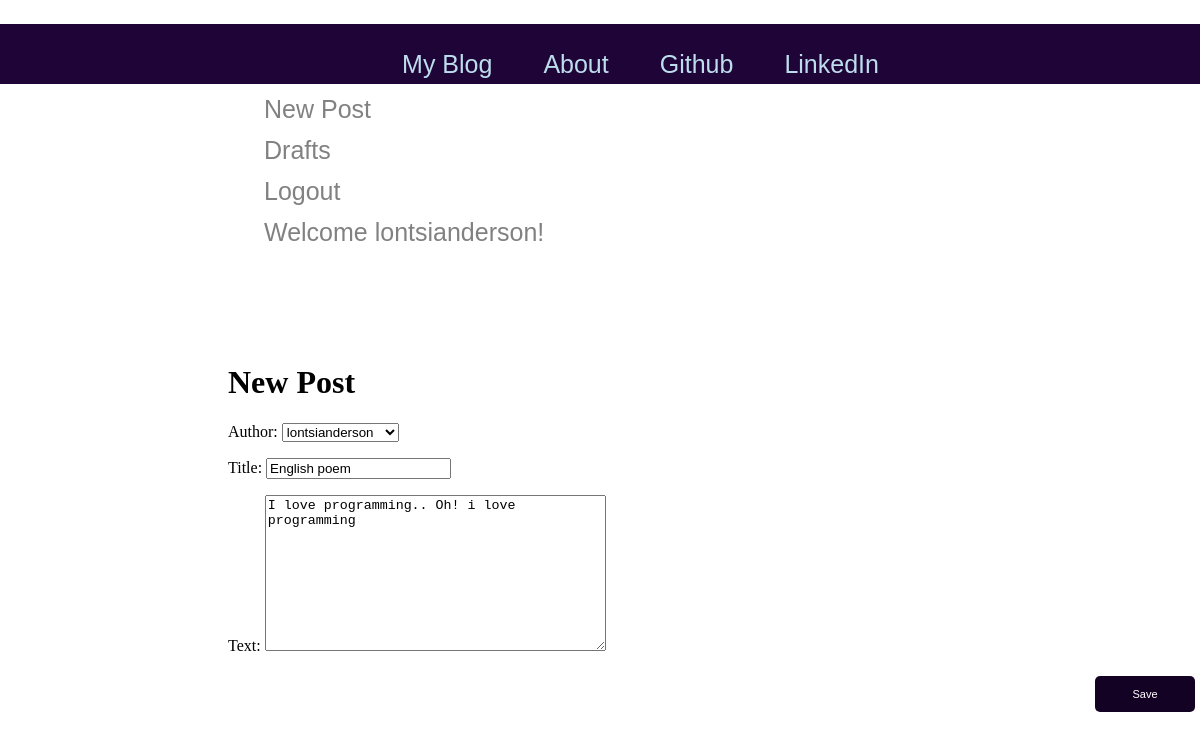
Screenshot of /post/1/edit/ (signed in) with the database file from the repository.
### blog/models.py (models this page shows, shortened)
class Post(models.Model):
    author = models.ForeignKey('auth.User',on_delete=models.CASCADE)
    title = models.CharField(max_length=200)
    text = models.TextField()
    created_date = models.DateTimeField(default=timezone.now) #setting the creation time of the post to the current time
    published_date = models.DateTimeField(blank=True , null=True) #can be blank and even null at creation and even later

### blog/views.py (the view)
# urls.py: path('post/<int:pk>/edit/',blogViews.PostUpdateView.as_view(),name='post_edit'),
class PostUpdateView(LoginRequiredMixin,UpdateView):
    login_url = '/login/'
    redirect_field_name = 'blog/post_detail.html'
    form_class = PostForm
    model = Post

### blog/forms.py
class PostForm(forms.ModelForm):
    class Meta():
        model = Post
        fields = ('author','title','text')
    widgets = {
        'title': forms.TextInput(attrs={'class':'textinputclass'}),
        'text': forms.Textarea(attrs={'class':'editable medium-editor-textarea postcontent'})
    }

### blog/Templates/blog/post_form.html (shortened to what this page needs)
{% extends 'blog/base.html' %}
{% block content %}
    <h1> New Post </h1>
    <form method="POST" class="post-form" >
        {{form.as_p}}
    <button type="submit" class='btn-submit'>Save</button>
    </form>
{% endblock %}

### blog/Templates/blog/base.html (shortened to what this page needs)
{% load static%}
<!DOCTYPE html>
<html>
<head>
</head>
<body>
    <nav class="techfont custom-navbar">
        <div class="container">
            <ul class="navbar">
                <li><a class="navbar-bigbrand" href="{% url 'post_list' %}">My Blog</a></li>
                <li><a href="{% url 'about' %}">About</a></li>
                <li><a href="/">Github</a></li>
                <li><a href="/">LinkedIn</a></li>
            </ul>
            <ul class='navbar-right'>
                {% if user.is_authenticated %}
                    <li>
                        <a href="{% url 'post_new' %}">New Post</a>
                    </li>
                    <li>
                        <a href="{% url 'post_draft_list' %}">Drafts</a>
                    </li>
                    <li>
                        <a href="{% url 'logout' %}">Logout</a>
                    </li>
                    <li>
                        <a>Welcome {{user.username}}!</a>
                    </li>
                {% else %}
                    <li>
                        <a class="navbar-bar" href="{% url 'login' %}">Login</a>
                    </li>
                {% endif %}
        </div>
    </nav>
    <div class="blog_posts">
        {% block content %}
        {% endblock %}
    </div>
</body>
</html>

### blog/Templates/blog/base.html (style rules this page uses)
.navbar { height:40px; width:100%; position: fixed; z-index:1; top:0; left:0; background-color:#1F0438; overflow-x: :hidden; padding-top:20px; display: flex; justify-content: center; align-items: center; list-style: none; }
.navbar a { padding: 6px 15px 6px 16px; text-decoration: none; font-size: 25px; color: #BDDDEC; display:block; margin: 0 10px; }
.navbar-right { margin-left:120px; padding: 65px 100px; list-style: none; }
.navbar-right a { padding: 6px 0px 6px 16px; text-decoration: none; font-size: 25px; color: #818181; display:block; margin: 0 10px; }
.navbar-right li { margin: 0 10px; }
.techfont { font-family: 'Franklin Gothic Medium', 'Arial Narrow', Arial, sans-serif; font-size: 1.5em; margin-bottom: 10px; }
.blog_posts { margin-left:120px; padding: 1px 100px; }
button { display: inline-block; background-color: #140225; padding: 12px; width: 100px; color: #ffffff; text-align: center; border: 4px #cccccc; border-radius: 5px; font-size: 11px; cursor: pointer; margin: 5px; -webkit-transition: all 0.5s; -mos- transition: all 0.5s; -o- transition: all 0.5s; transition: all 0.5s; }
.navbar-bigbrand { font-size: 1.5em; }
.btn-submit { position: absolute; right: 0px; }

### rows the page displays
Post: author "lontsianderson", title "English poem", text "I love programming.. Oh! i love programming"

### other values shown
{{ user.username }} "lontsianderson"
